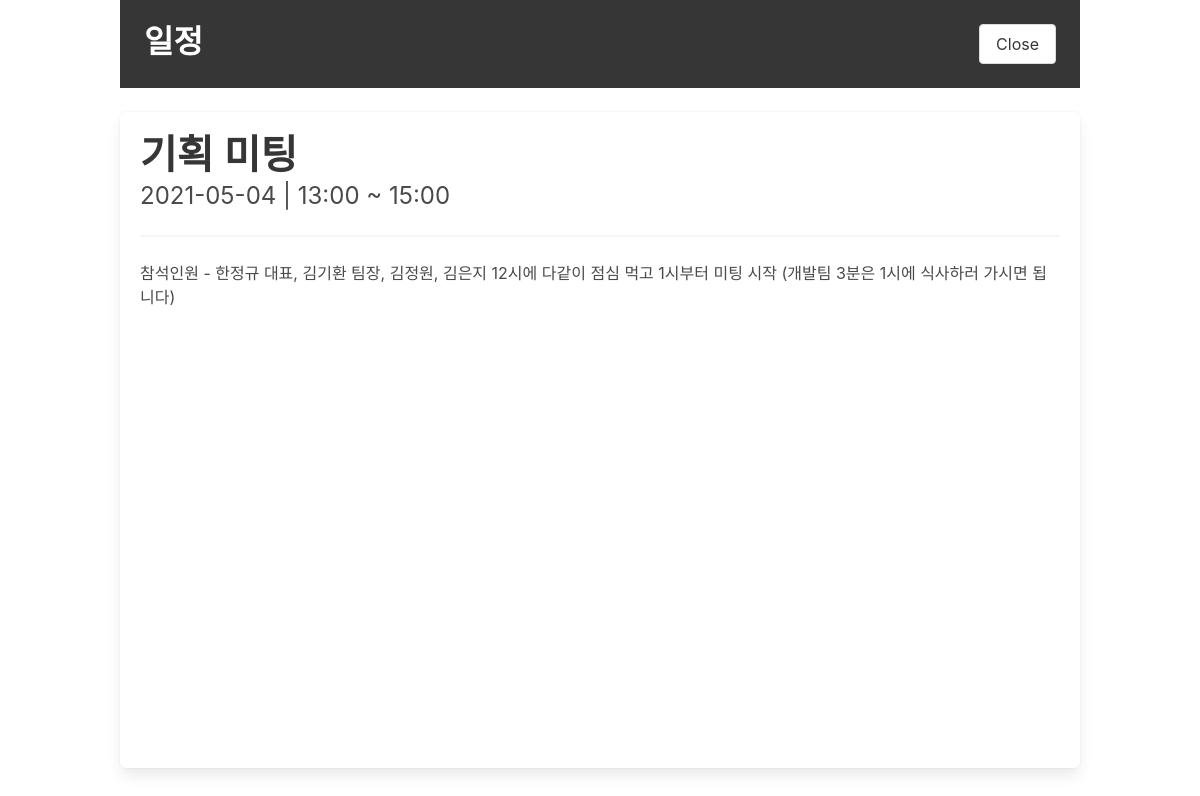
Screenshot of /schedule/event/edit/3/ (signed in) with the database file from the repository.
### schedule/models.py (models this page shows, shortened)
class Event(models.Model):
    user = models.ForeignKey(User, on_delete=models.CASCADE)
    date = models.DateField()
    start = models.TimeField()
    end = models.TimeField()
    title = models.CharField(max_length=50)
    context = models.TextField(default="내용이 없습니다")

### schedule/views.py (the view, shortened to what this page needs)
# urls.py: path('event/edit/<event_id>/', schedule_event_edit, name='schedule-event'),
@login_required
def schedule_event_edit(request, event_id):
    self_view = False
    if request.method == "GET":
        template = loader.get_template('schedule_event_edit.html')
        event = Event.objects.get(pk=event_id)
        if request.user.id is event.user.id or request.user.is_superuser or TeamManager.objects.filter(
                user_id=request.user.id).exists():
            self_view = True
        context = {
            'event_id': event_id,
            'self_view': self_view,
            'title': event.title,
            'date': event.date.strftime("%Y-%m-%d"),
            'start': event.start.strftime("%H:%M"),
            'end': event.end.strftime("%H:%M"),
            'content': event.context,
        }
        return HttpResponse(template.render(context, request))
    elif request.method == "DELETE":
        event = Event.objects.get(pk=event_id)
        event.delete()
        return JsonResponse({"result": True}, safe=False)

### authy/views.py (called while the page is built)
def check_manager(request):
    if request.user.is_authenticated:
        profile = Profile.objects.get_or_create(user=request.user)[0]
        return {
            'team_manager': TeamManager.objects.filter(user=request.user).exists() or request.user.is_superuser,
            'name': profile.name,
        }
    else:
        return {
            'team_manager': False
        }

### directs/views.py (called while the page is built)
def checkDirects(request):
    directs_count = 0
    if request.user.is_authenticated:
        directs_count = Message.objects.all().filter(user=request.user, recipient=request.user, is_read=False).count()
    return {'directs_count': directs_count}

### work_log/views.py (called while the page is built)
def check_work_log(request):
    if request.user.is_authenticated:
        work_hours = WorkHour.objects.filter(user=request.user, end_time__isnull=True, date__lt=timezone.now().date())
        if work_hours.exists():
            return {'work_hours': work_hours}
        else:
            return {'work_hours': 'no'}
    else:
        return {'work_hours': 'no'}

### work_logstack/templates/schedule_event_edit.html (shortened to what this page needs)
<!DOCTYPE html>
<html lang="en">
<head>
    <link rel="stylesheet" href="https://cdn.jsdelivr.net/npm/bulma@0.9.1/css/bulma.min.css">
</head>
<body>
<div class="container">
    <div class="hero is-dark is-small">
        <div class="hero-body">
            <div class="columns">
                <div class="column is-6 has-text-left">
                    <p class="title">
                        일정
                    </p>
                </div>
                <div class="column is-6 has-text-right">
                    {% if self_view %}
                        <button type="submit" class="button is-Light" id="event_delete">Delete</button>
                        <button type="submit" class="button is-Light" id="event_save">Save</button>
                    {% else %}
                        <button class="button is-Light" id="todo_close" onclick="window.close()">Close</button>
                    {% endif %}
                </div>
            </div>
        </div>
    </div>
    <br>
    <div class="box" style="height:82vh;" id="todo_context_div">
            {% if self_view %}
                {% csrf_token %}
                <input type="text" style="min-height:1em;" class="textarea is-dark" id="event_title" value="{{title}}">
                <br>
                <div class="columns">
                    <div class="column is-3">
                        <input type="date" class="input" id="event_date" value="{{date}}">
                    </div>
                    <div class="column is-4">
                        <input type="time" class="input" id="event_start" value="{{start}}">
                    </div>
                    <div class="column is-1 has-text-centered">
                        <p class="title is-3">-</p>
                    </div>
                    <div class="column is-4">
                        <input type="time" class="input" id="event_end" value="{{end}}">
                    </div>
                </div>
                <textarea style="height:77%;" class="textarea is-dark" id="event_content">{{content}}</textarea>
            {% else %}
                <p class="title is-2">{{title}}</p>
                <p class="subtitle is-4">{{date}} | {{start}} ~ {{end}}</p>
                <hr>
                <div class="context" id="event_context" style="word-wrap: break-word;height:76%;OVERFLOW-X:auto;">{{content}}</div>
            {% endif %}
    </div>
</div>
</body>
</html>

### rows the page displays
Event: title "기획 미팅", context "참석인원 - 한정규 대표, 김기환 팀장, 김정원, 김은지 12시에 다같이 점심 먹고 1시부터 미팅 시작 (개발팀 3분은 1시에 식사하러 가시면 됩니다)"

### other values shown
{{ date }} "2021-05-04"
{{ start }} "13:00"
{{ end }} "15:00"
